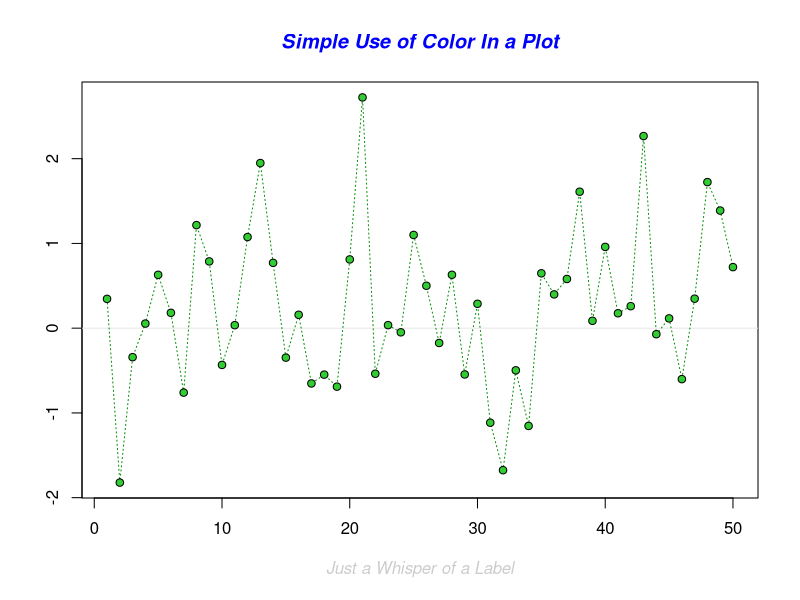
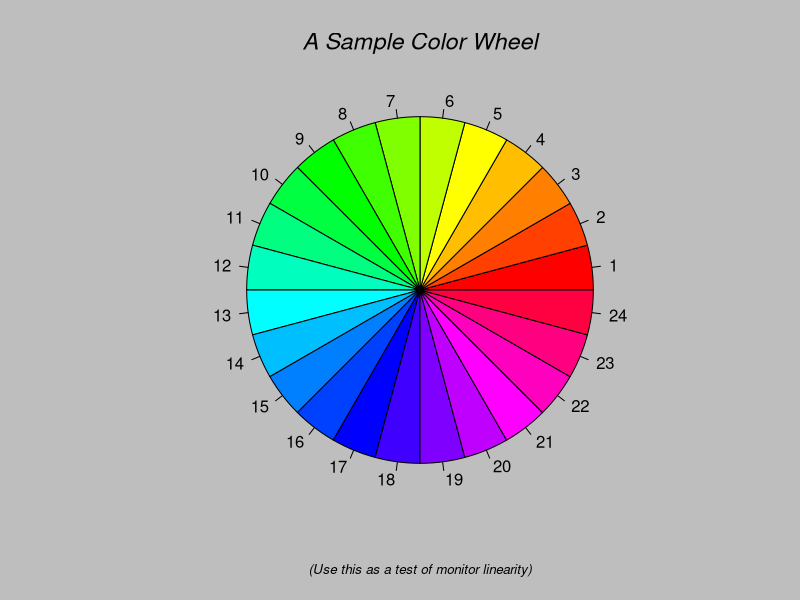
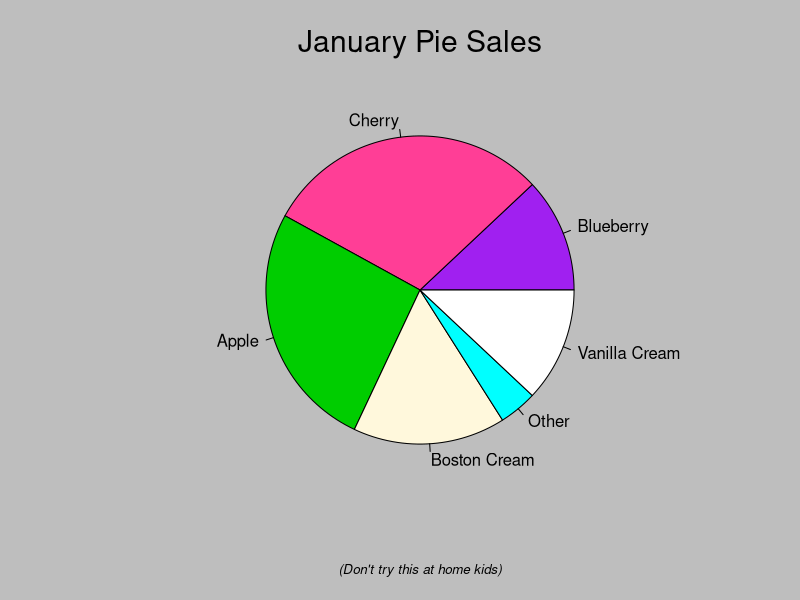
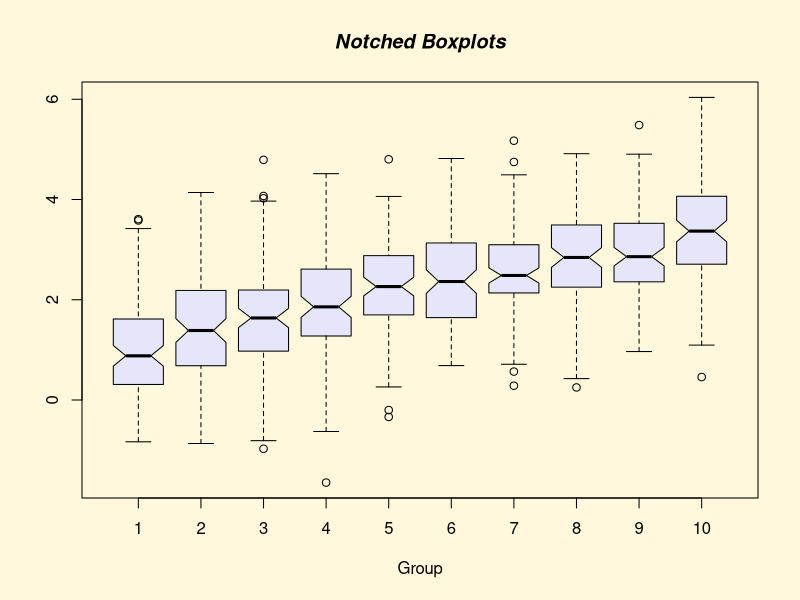
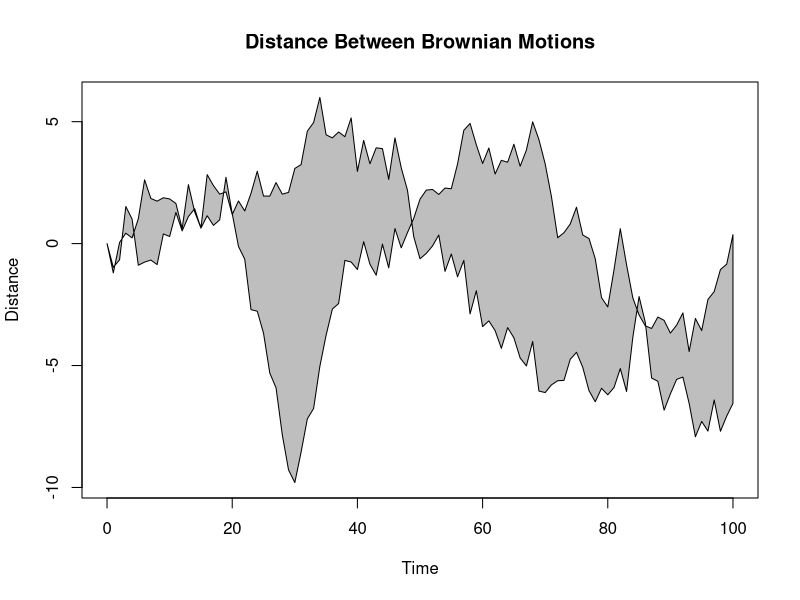
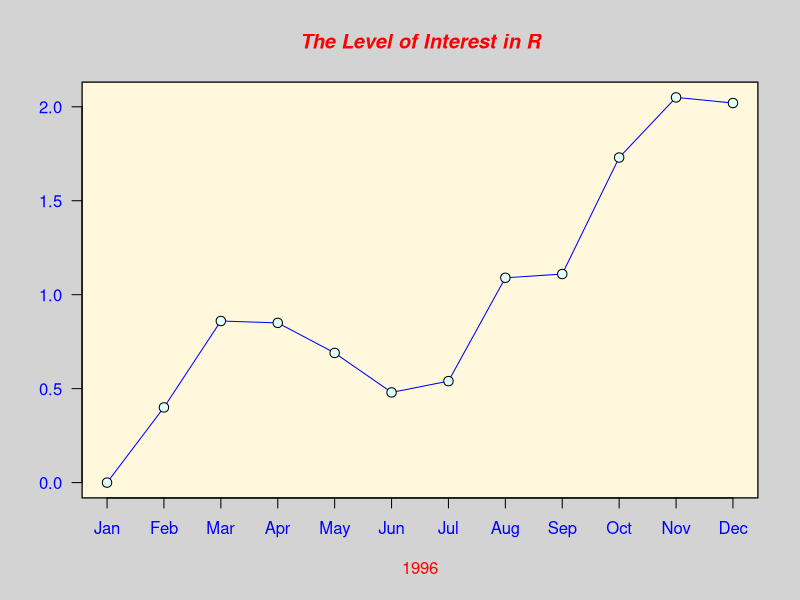
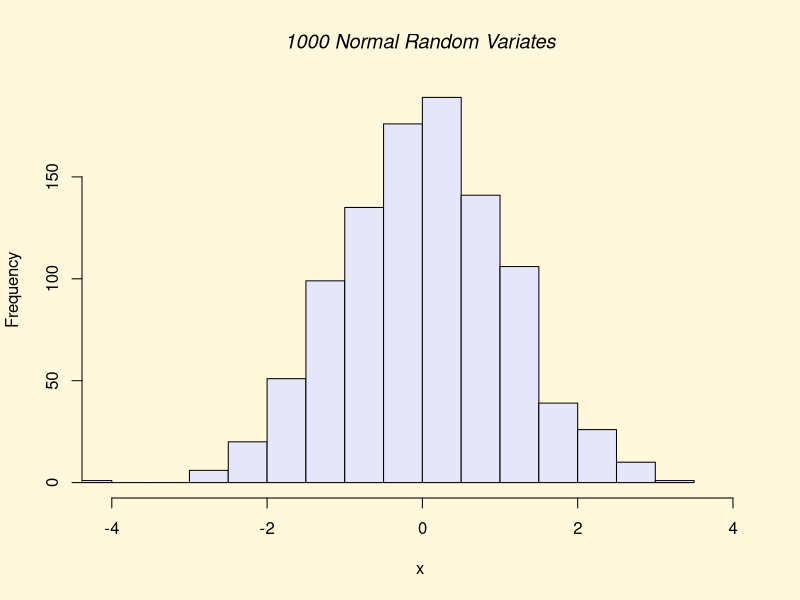
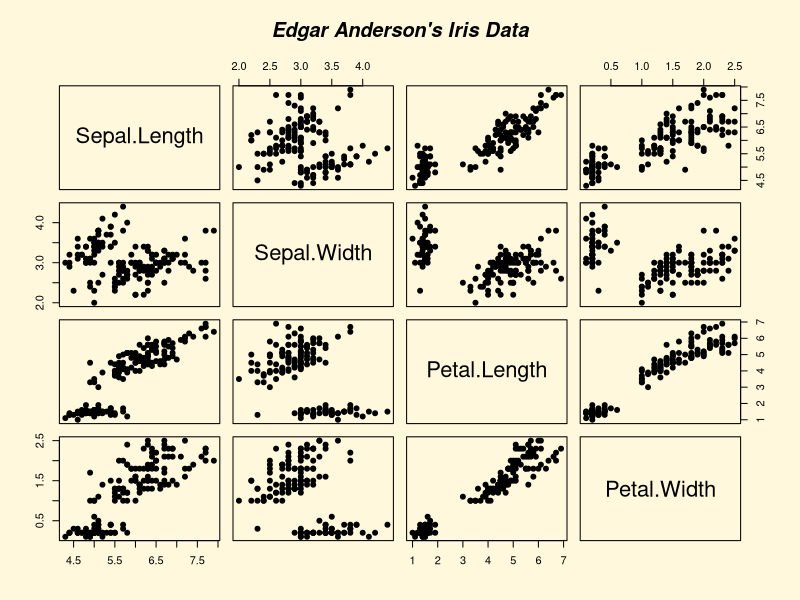

The R source for these figures, in order:
################################################################################
### R BASICS WORKSHOP                                                                            ###
### PRESENTATION 8-1: GRÁFICOS                                                 ### 
###                                                                                                           ###
### Unida de Servicios Bioinformáticos                                                ###
### Instituto Nacional de Medicina Genómica                                                                   ###
### Website: github.com/hachepunto/R_Basics_workshop                                               ### 
################################################################################


### INTRODUCCIÓN ###############################################################

# R ofrece una variedad increíble de opciones para construir gráficos. Escribe 
# este código en la consola para ver unas pocas opciones que son posibles:
demo(graphics)


# Una mejor versión del grafico del volcán (de la ayuda de la función *image*):
x <- 10*(1:nrow(volcano))
y <- 10*(1:ncol(volcano))
image(x, y, volcano, col = terrain.colors(100), axes = FALSE)
contour(x, y, volcano, levels = seq(90, 200, by = 5),
    add = TRUE, col = "peru")
axis(1, at = seq(100, 800, by = 100))
axis(2, at = seq(100, 600, by = 100))
box()
title(main = "Maunga Whau Volcano", font.main = 4)


# Esta parte del taller esta dividida en las siguientes secciones:

# A. Funciones gráficas de alto nivel (high-level functions) 
# B. Funciones gráficas de bajo nivel (low-level functions) 
# C. Parámetros gráficos modificados por la función *par* 
# D. Abrir múltiples ventanas y como partir una ventana gráfica
# E. Guardar gráficos como archivos 



### A. FUNCIONES GRÁFICAS DE ALTO NIVEL ########################################

# Las funciones gráficas de alto nivel se utilizan para crear gráficas, mientras
# que las de bajo nivel se utilizan para modificarlas o añadir elementos. 

# Acá vamos a ver algunos ejemplos, pero para una lista un poco más extensa 
# consulten las paginas 32 y 33 de "R para principiantes" (40 y 41 en la 
# la versión en Ingles).

data(iris)
str(iris)


## *plot* es una función genérica que sirve para hacer muchos tipos de gráficos.
# Una función genérica trabaja distinto dependiendo del tipo de argumentos que 
# se le da. Sin embargo, esta función se usa más frecuentemente para hacer 
# "scatterplots":  

plot(iris$Sepal.Length ~ iris$Sepal.Width)

plot(iris$Petal.Length ~ iris$Petal.Width)


# Existen muchos argumentos que pueden ser utilizados en la función *plot* y en 
# otras funciones para modificar figuras. Algunas de las más comunes son:

# type: cambia el tipo de grafico 

# pch: cambia la forma del símbolo
# cex: cambia el tamaño del símbolo
# col: cambia el color del símbolo
# bg: cambia el color del fondo del símbolo

# main: cambia el titulo principal
# xlab y ylab: cambian los títulos de los ejes
# cex.lab: cambia el tamaño del texto de los títulos de ejes
# cex.axis: cambia el tamaño del texto en los ejes

# las: controla la orientación del texto en el eje y
# bty: cambia el tipo de recuadro al rededor de los puntos 


plot(iris$Petal.Length ~ iris$Petal.Width, cex=3)

plot(iris$Petal.Length ~ iris$Petal.Width, cex=2, pch=21, col="black", bg="grey")

plot(iris$Petal.Length ~ iris$Petal.Width, cex=3, pch=21, col="black", bg="grey",
    main="Plot of Petal Width vs. Petals Length", xlab="Petal Width", 
    ylab="Petal Length", cex.lab=1.5, cex.axis=1.5, bty="l", las=1)



## Estas son otras funciones para gráficos comunes ##

# *boxplot* hace graficos de cajas
boxplot(iris$Sepal.Length)

boxplot(iris$Sepal.Length ~ iris$Species)

boxplot(iris$Sepal.Length ~ iris$Species, col="gold", horizontal=TRUE, las=1)

boxplot(iris$Sepal.Length ~ iris$Species, names=expression(italic("Iris setosa"), 
    italic("Iris versicolor"), italic("Iris virginica")), 
    xlab="Sepal length (cm)", col="gold", cex.lab=1.5, cex.axis=1.5, las=1)

?boxplot


# *hist* hace histogramas
hist(iris$Sepal.Length)

range(iris$Sepal.Length)

hist(iris$Sepal.Length, breaks=seq(min(iris$Sepal.Length), 
    max(iris$Sepal.Length), length.out=30), col="darkolivegreen", 
    border="white")

hist(iris$Sepal.Length, breaks=seq(min(iris$Sepal.Length), 
    max(iris$Sepal.Length), length.out=30), col="darkolivegreen", 
    border="white", xlab="Sepal Length", freq=FALSE)


# *pie* o *piechart* crea gráficos circulares 
table(iris$Species)

pie(x=table(iris$Species))


# *barplot* hace gráficos de barras
barplot(height=table(iris$Species))



### B. FUNCIONES GRÁFICAS DE BAJO NIVEL ########################################

# Aquí vamos a utilizar las funciones *points*, *lines* y *legend*. Para ver 
# una lista más extensa de funciones gráficas de bajo nivel ver la pagina 34
# de "R para principiantes"

# *type="n"* frecuentemente se utiliza para crear un grafico vacío
plot(iris$Petal.Length ~ iris$Petal.Width, type="n")

plot(iris$Petal.Length ~ iris$Petal.Width, xlab="Petal Width", 
    ylab="Petal Length", cex.lab=1.5, cex.axis=1.5, bty="l", las=1, type="n")

# *points* añade puntos a un grafico creado por *plot*    
points(iris$Petal.Length[iris$Species=="setosa"] ~ 
    iris$Petal.Width[iris$Species=="setosa"])
    
    
points(iris$Petal.Length[iris$Species=="setosa"] ~ 
    iris$Petal.Width[iris$Species=="setosa"], pch=19, cex=1.5, col="lightblue")

points(iris$Petal.Length[iris$Species=="versicolor"] ~ 
    iris$Petal.Width[iris$Species=="versicolor"], pch=19, cex=1.5, 
    col="darkorange")
 
points(iris$Petal.Length[iris$Species=="virginica"] ~ 
    iris$Petal.Width[iris$Species=="virginica"], pch=19, cex=1.5, 
    col="grey50")


# *lines* añade líneas a un grafico    
lines(x=c(0, 2.5), y=rep(mean(iris$Petal.Length[iris$Species=="setosa"]), 2), 
    col="royalblue4", lwd=3)      

lines(x=c(0, 2.5), y=rep(mean(iris$Petal.Length[iris$Species=="versicolor"]), 2), 
    col="orange", lwd=3)      
    
lines(x=c(0, 2.5), y=rep(mean(iris$Petal.Length[iris$Species=="virginica"]), 2), 
    col="black", lwd=3)      


# *legend* añade una leyenda                
legend(x="topleft", legend=c(expression(italic("Iris setosa")), 
    expression(italic("Iris versicolor")), expression(italic("Iris virginica"))), 
    pch=19, col=c("lightblue", "darkorange", "grey50"), cex=1.3)
    
legend(x=1.3, y=2.3, legend=c(expression(italic("Iris setosa")), 
    expression(italic("Iris versicolor")), expression(italic("Iris virginica"))), 
    pch=19, col=c("lightblue", "darkorange", "grey50"), cex=1.3)



### C. PARÁMETROS GRÁFICOS MODIFICADOS POR LA FUNCIÓN *par* #################### 

# Para tomar mayor control sobre gráficos, es necesario conocer la función *par*
# y sus argumentos asociados. 

# Muchas características de los gráficos pueden especificarse usando la *par* o
# en las funciones gráficas como *plot* (e.g. color). Otras pueden especificarse 
# solo utilizando *par* (e.g. tamaño del margen). La ayuda de la función *par* 
# tiene mucha información útil:
help(par)

# Primera versión:
hist(iris$Sepal.Length, breaks=seq(0, 8, 0.5), col="gray70", border="gray40", 
    xlab="", ylab="", main="", axes=FALSE, ylim=c(0,40))

hist(iris$Petal.Length, breaks=seq(0, 8, 0.5), density=30, add=TRUE)

axis(side=1, at=seq(0, 8, 1), cex.axis=2, lwd=2, las=1)
axis(side=2, at=seq(0, 40, 5), cex.axis=1.5, cex.axis=2, lwd=2, las=1)

mtext(text="Length (cm)", side=1, line=3, cex=2)
mtext(text="Specimens", side=2, line=3.5, cex=2)

legend(x="topright", legend=c("Sepals", "Petals"), fill=c("gray70", "black"), 
    density=c(NA, 30), pt.cex=2, border=c("gray40", "black"), cex=2)
    
    
# En esta primera versión hay un obvio problema con el titulo en el eje de
# las y. Para corregirlo podemos utilizar el argumento *mar* en la función *par*.

# Segunda versión:
par(mar = c(5, 5, 4, 2), family="mono") # Esta es la única línea que es diferente

hist(iris$Sepal.Length, breaks=seq(0, 8, 0.5), col="gray70", border="gray40", 
    xlab="", ylab="", main="", axes=FALSE, ylim=c(0,40))

hist(iris$Petal.Length, breaks=seq(0, 8, 0.5), density=30, add=TRUE)

axis(side=1, at=seq(0, 8, 1), cex.axis=2, lwd=2, las=1)
axis(side=2, at=seq(0, 40, 5), cex.axis=1.5, cex.axis=2, lwd=2, las=1)

mtext(text="Length (cm)", side=1, line=3, cex=2)
mtext(text="Specimens", side=2, line=3.5, cex=2)

legend(x="topright", legend=c("Sepals", "Petals"), fill=c("gray70", "black"), 
    density=c(NA, 30), pt.cex=2, border=c("gray40", "black"), cex=2)



### D. Abrir múltiples ventanas y partir una ventana gráfica ###################

## 1. Como abril múltiples ventanas ##

# Si no hay una ventana gráfica activa (graphical device), una función gráfica
# crea una ventana antes de hacer un grafico. 
plot(iris$Petal.Length ~ iris$Petal.Width, pch=19)

# Para abrir más de una ventana gráfica se puede utilizar la función *X11*
X11()
plot(iris$Sepal.Length, iris$Sepal.Width, pch=19, col="red")


## 2. Crear una ventana con múltiples paneles con *par* ##

# El argumento *mfrow* necesita 2 números: el numero de filas y columnas en las 
# que la ventana se va a dividir:
par(mfrow=c(1,2))
plot(iris$Petal.Length ~ iris$Petal.Width, pch=19)
plot(iris$Sepal.Length, iris$Sepal.Width, pch=19, col="red")

par(mfrow=c(2,1))
plot(iris$Petal.Length ~ iris$Petal.Width, pch=19)
plot(iris$Sepal.Length, iris$Sepal.Width, pch=19, col="red")


## 3. Crear una ventana con múltiples paneles con *layout* ##

# La funcion *layout* también puede dividir una ventana en paneles, pero los
# paneles no tienen que ser del mismo tamaño u organizarse en filas y columnas

# El principal argumento para la función *layout* es una matriz que define como
# se parte la ventana:

div <- matrix(1:3, nrow=3, ncol=1)
div

layout(mat=div)
layout.show(3)

plot(iris$Sepal.Length, iris$Sepal.Width, pch=19, cex.lab=1.5, cex.axis=1.5, 
    xlab="Sepal length (cm)", ylab="Sepal width (cm)")
plot(iris$Sepal.Length, iris$Petal.Length, pch=19, cex.lab=1.5, cex.axis=1.5, 
    xlab="Sepal length (cm)", ylab="Petal length (cm)")
plot(iris$Sepal.Length, iris$Petal.Width, pch=19, cex.lab=1.5, cex.axis=1.5, 
    xlab="Sepal length (cm)", ylab="Petal width (cm)")
plot(iris$Sepal.Length, iris$Petal.Width, pch=19, type="n", axes=F, bty="n", 
    xlab="", ylab="")
    

div <- matrix(1:4, nrow=2, ncol=2)
div

layout(mat=div)
layout.show(4)

plot(iris$Sepal.Length, iris$Sepal.Width, pch=19, cex.lab=1.5, cex.axis=1.5, 
    xlab="Sepal length (cm)", ylab="Sepal width (cm)")
plot(iris$Sepal.Length, iris$Petal.Length, pch=19, cex.lab=1.5, cex.axis=1.5, 
    xlab="Sepal length (cm)", ylab="Petal length (cm)")
plot(iris$Sepal.Length, iris$Petal.Width, pch=19, cex.lab=1.5, cex.axis=1.5, 
    xlab="Sepal length (cm)", ylab="Petal width (cm)")
plot(iris$Sepal.Length, iris$Petal.Width, pch=19, type="n", axes=F, bty="n", 
    xlab="", ylab="")
mtext("Sepal length", line=-3, cex=1.5)
mtext("versus", line=-5, cex=1.5)
mtext("other variables", line=-7, cex=1.5)
mtext("in Anderson's Iris", line=-9, cex=1.5)


# Esta es una gráfica sencilla con dos paneles
div <- matrix(1:2, nrow=1, ncol=2)
layout(mat=div)
layout.show(2)

plot(iris$Sepal.Length, iris$Sepal.Width)
plot(iris$Sepal.Length, iris$Petal.Length)


# Que tal si queremos hacer que el un panel sea "contenido" por el otro
div <- matrix(c(1,1,2,1), nrow=2, ncol=2)
div

layout(mat=div)
layout.show(2)

plot(iris$Sepal.Length, iris$Sepal.Width)
plot(iris$Sepal.Length, iris$Petal.Length)


# Además, con los argumentos *widths* y *heights* podemos cambiar el tamaño de
# las celdas en las columnas o filas
layout(mat=div, widths=c(2, 1), heights=c(1, 2))
layout.show(2)

plot(iris$Sepal.Length, iris$Sepal.Width)
plot(iris$Sepal.Length, iris$Petal.Length)




### E. GUARDAR GRÁFICOS COMO ARCHIVOS ########################################## 

# Así como es posible enviar un grafico a una ventana abierta, es posible 
# enviar un grafico a un archivo abierto (ambos son tipos de "graphical devices").

# como *X11()* abre ventanas, hay varias funciones que abren varios tipos de 
# archivos: *jpeg*, *png*, *tiff*, *bmp*, *pdf*, *postcript*.


# Ejemplo utilizando *png*
help(png)


getwd() # ver cual es el directorio de trabajo

# Utilizar *getwd* o las opciones en la barra de R para asignar el directorio
# de trabajo que se quiere utilizar


## Primera versión ##
# Paso 1. Abrir el archivo:
png(filename="SepalLenght_vs_SepalWidth.png") 

# Paso 2. Crear la figura en el archivo
plot(iris$Petal.Length ~ iris$Petal.Width, cex=3, pch=21, col="black", bg="grey",
    main="Plot of Petal Length vs. Petals Width", xlab="Petal Width", 
    ylab="Petal Length", cex.lab=1.5, cex.axis=1.5, bty="l", las=1)

# Paso 3. Cerrar el archivo
dev.off() 



## Segunda versión ##
# En esta versión hemos hecho la figura mucho más grande y de mejor calidad
png(filename="SepalLenght_vs_SepalWidth_2.png", width=480*13, height=480*10, 
    pointsize=12*1.5, res=600) 

plot(iris$Petal.Length ~ iris$Petal.Width, cex=3, pch=21, col="black", bg="grey",
    main="Plot of Petal Width vs. Petals Length", xlab="Petal Width", 
    ylab="Petal Length", cex.lab=1.5, cex.axis=1.5, bty="l", las=1)

dev.off() 
